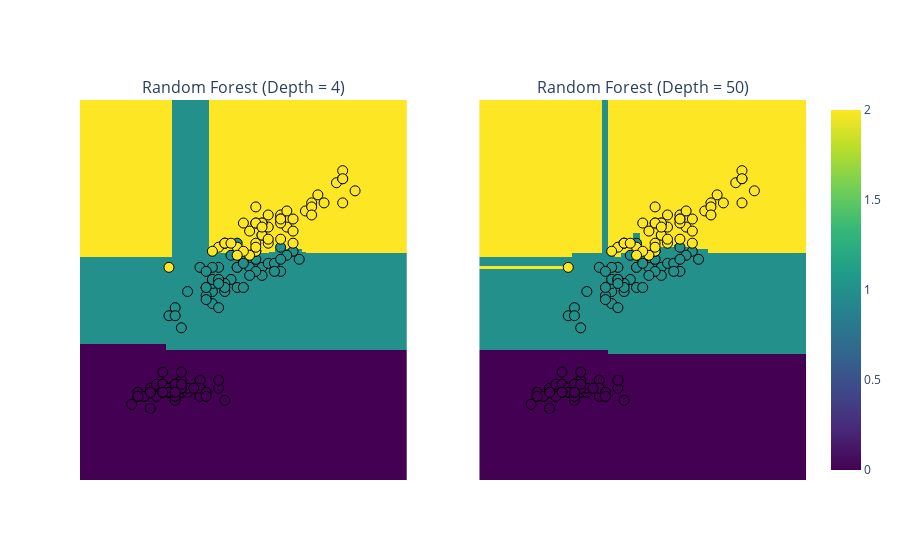

Notebook source saved alongside this figure:
### Code cell
iris = load_iris()
X = iris.data[:, [0, 2]]
y = iris.target
h = .02  # step size in the mesh

X = StandardScaler().fit_transform(X)


# Train two Random Forests. One with normal reasonable parameters and the other with overfitting
rf_trees = RandomForestClassifier(max_depth=4, 
                               n_estimators=20, 
                               random_state=0)
rf_trees.fit(X, y)

rf_trees_overfit = RandomForestClassifier(max_depth=50, 
                                       n_estimators=5, 
                                       random_state=0)
rf_trees_overfit.fit(X, y)

x_min, x_max = X[:, 0].min() - 1, X[:, 0].max() + 1
y_min, y_max = X[:, 1].min() - 1, X[:, 1].max() + 1

xx, yy = np.meshgrid(np.arange(x_min, x_max, h)
                     , np.arange(y_min, y_max, h))
y_ = np.arange(y_min, y_max, h)

Z = rf_trees.predict(np.c_[xx.ravel(), yy.ravel()])
Z = Z.reshape(xx.shape)


fig = subplots.make_subplots(rows=1, cols=2,
                          subplot_titles=("Random Forest (Depth = 4)",
                                          "Random Forest (Depth = 50)")
                         )

trace1 = go.Heatmap(x=xx[0], y=y_, z=Z,
                  colorscale='Viridis',
                  showscale=False)

trace2 = go.Scatter(x=X[:, 0], y=X[:, 1], 
                    mode='markers',
                    showlegend=False,
                    marker=dict(size=10,
                                color=y, 
                                colorscale='Viridis',
                                line=dict(color='black', width=1))
                    )
                  
fig.append_trace(trace1, 1, 1)
fig.append_trace(trace2, 1, 1)

# transform grid using ExtraTreesClassifier
# y_grid_pred = trees.predict_proba(np.c_[xx.ravel(), yy.ravel()])[:, 1]

Z = rf_trees_overfit.predict(np.c_[xx.ravel(), yy.ravel()])
Z = Z.reshape(xx.shape)


trace3 = go.Heatmap(x=xx[0], y=y_, 
                    z=Z,
                    colorscale='Viridis',
                    showscale=True)

trace4 = go.Scatter(x=X[:, 0], y=X[:, 1],
                    mode='markers',
                    showlegend=False,
                    marker=dict(size=10,
                                color=y, 
                                colorscale='Viridis',
                                line=dict(color='black', width=1))
                   )
fig.append_trace(trace3, 1, 2)
fig.append_trace(trace4, 1, 2)

for i in map(str, range(1, 3)):
    x = 'xaxis' + i
    y = 'yaxis' + i
    fig['layout'][x].update(showgrid=False, 
                            zeroline=False,
                            showticklabels=False, 
                            ticks='', 
                            autorange=True)
    fig['layout'][y].update(showgrid=False, 
                            zeroline=False,
                            showticklabels=False, 
                            ticks='', 
                            autorange=True)

py.iplot(fig)

### Figure 1 — Plotly figure (JSON) as saved in the notebook; plotly's stock layout.template omitted (floating-point values rounded to 4 significant figures; data arrays with more than 128 entries replaced by an {"elided": "..."} marker saying what was removed)
{"data": [{"colorscale": [[0, "#440154"], [0.1111, "#482878"], [0.2222, "#3e4989"], [0.3333, "#31688e"], [0.4444, "#26828e"], [0.5556, "#1f9e89"], [0.6667, "#35b779"], [0.7778, "#6ece58"], [0.8889, "#b5de2b"], [1, "#fde725"]], "showscale": false, "type": "heatmap", "x": {"elided": "319 float values"}, "xaxis": "x", "y": {"elided": "268 float values"}, "yaxis": "y", "z": {"elided": "268x319 int values"}}, {"marker": {"color": {"elided": "150 int values"}, "colorscale": [[0, "#440154"], [0.1111, "#482878"], [0.2222, "#3e4989"], [0.3333, "#31688e"], [0.4444, "#26828e"], [0.5556, "#1f9e89"], [0.6667, "#35b779"], [0.7778, "#6ece58"], [0.8889, "#b5de2b"], [1, "#fde725"]], "line": {"color": "black", "width": 1}, "size": 10}, "mode": "markers", "showlegend": false, "type": "scatter", "x": {"elided": "150 float values"}, "xaxis": "x", "y": {"elided": "150 float values"}, "yaxis": "y"}, {"colorscale": [[0, "#440154"], [0.1111, "#482878"], [0.2222, "#3e4989"], [0.3333, "#31688e"], [0.4444, "#26828e"], [0.5556, "#1f9e89"], [0.6667, "#35b779"], [0.7778, "#6ece58"], [0.8889, "#b5de2b"], [1, "#fde725"]], "showscale": true, "type": "heatmap", "x": {"elided": "319 float values"}, "xaxis": "x2", "y": {"elided": "268 float values"}, "yaxis": "y2", "z": {"elided": "268x319 int values"}}, {"marker": {"color": {"elided": "150 int values"}, "colorscale": [[0, "#440154"], [0.1111, "#482878"], [0.2222, "#3e4989"], [0.3333, "#31688e"], [0.4444, "#26828e"], [0.5556, "#1f9e89"], [0.6667, "#35b779"], [0.7778, "#6ece58"], [0.8889, "#b5de2b"], [1, "#fde725"]], "line": {"color": "black", "width": 1}, "size": 10}, "mode": "markers", "showlegend": false, "type": "scatter", "x": {"elided": "150 float values"}, "xaxis": "x2", "y": {"elided": "150 float values"}, "yaxis": "y2"}], "layout": {"annotations": [{"font": {"size": 16}, "showarrow": false, "text": "Random Forest (Depth = 4)", "x": 0.225, "xanchor": "center", "xref": "paper", "y": 1, "yanchor": "bottom", "yref": "paper"}, {"font": {"size": 16}, "showarrow": false, "text": "Random Forest (Depth = 50)", "x": 0.775, "xanchor": "center", "xref": "paper", "y": 1, "yanchor": "bottom", "yref": "paper"}], "xaxis": {"anchor": "y", "autorange": true, "domain": [0, 0.45], "showgrid": false, "showticklabels": false, "ticks": "", "zeroline": false}, "xaxis2": {"anchor": "y2", "autorange": true, "domain": [0.55, 1], "showgrid": false, "showticklabels": false, "ticks": "", "zeroline": false}, "yaxis": {"anchor": "x", "autorange": true, "domain": [0, 1], "showgrid": false, "showticklabels": false, "ticks": "", "zeroline": false}, "yaxis2": {"anchor": "x2", "autorange": true, "domain": [0, 1], "showgrid": false, "showticklabels": false, "ticks": "", "zeroline": false}}}
